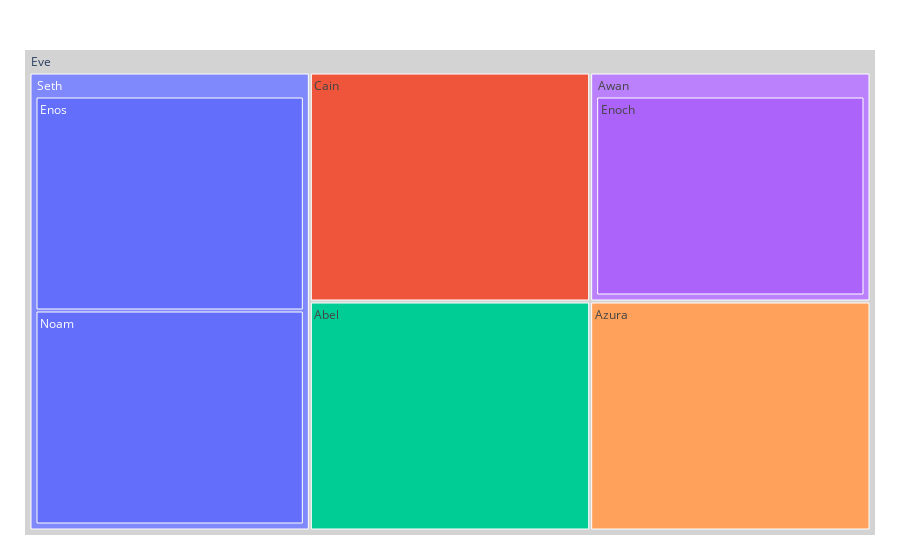

The code cell stored with this chart in its notebook:
### Markdown cell above
### Treemaps

### Code cell
fig = px.treemap(
    names = ["Eve","Cain", "Seth", "Enos", "Noam", "Abel", "Awan", "Enoch", "Azura"],
    parents = ["", "Eve", "Eve", "Seth", "Seth", "Eve", "Eve", "Awan", "Eve"]
)
fig.update_traces(root_color="lightgrey")
fig.update_layout(margin = dict(t=50, l=25, r=25, b=25))
fig.show()

### Figure 1 — Plotly figure (JSON) as saved in the notebook; plotly's stock layout.template omitted (floating-point values rounded to 4 significant figures)
{"data": [{"domain": {"x": [0, 1], "y": [0, 1]}, "hovertemplate": "label=%{label}<br>parent=%{parent}<extra></extra>", "labels": ["Eve", "Cain", "Seth", "Enos", "Noam", "Abel", "Awan", "Enoch", "Azura"], "name": "", "parents": ["", "Eve", "Eve", "Seth", "Seth", "Eve", "Eve", "Awan", "Eve"], "root": {"color": "lightgrey"}, "type": "treemap"}], "layout": {"legend": {"tracegroupgap": 0}, "margin": {"b": 25, "l": 25, "r": 25, "t": 50}}}
